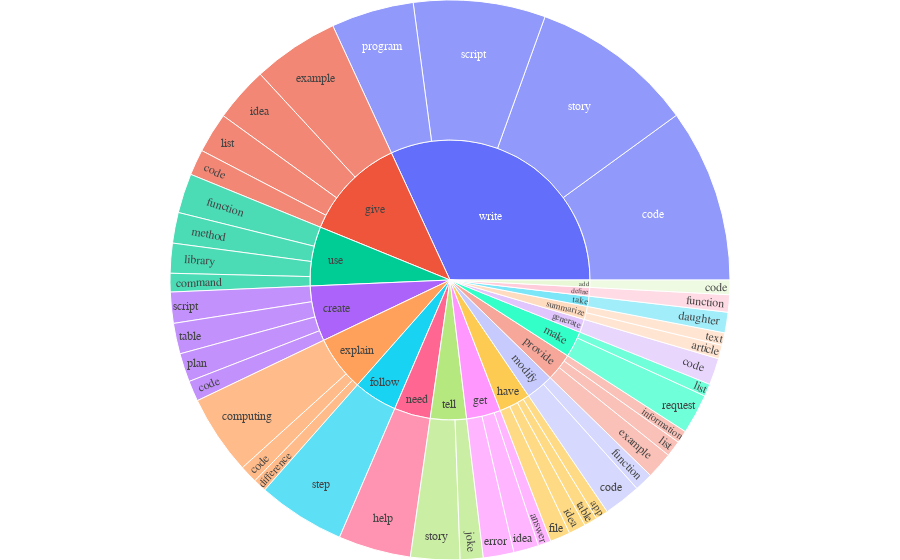

The code cell stored with this chart in its notebook:
### Code cell
import plotly.graph_objects as go
import plotly.express as px

# df["blank"] = "ROOT"
# df = phrases.groupby(["verb", "noun"]).size().sort_values(ascending=False).head(5).reset_index().rename(columns={0: "count"})

df = df[df["count"] > 30]
fig = px.sunburst(df, path=['verb', 'noun'], values='count')
# fig.update_layout(uniformtext=dict(minsize=10, mode='hide'))
fig.update_layout(
    margin=dict(l=0, r=0, t=0, b=0),
    font_family="Times New Roman",
)
fig.show()
# fig.write_html("output/verb_noun.html")
# fig.savefig("output/verb_noun.pdf")

### Figure 1 — Plotly figure (JSON) as saved in the notebook; plotly's stock layout.template omitted (floating-point values rounded to 4 significant figures)
{"data": [{"branchvalues": "total", "domain": {"x": [0, 1], "y": [0, 1]}, "hovertemplate": "labels=%{label}<br>count=%{value}<br>parent=%{parent}<br>id=%{id}<extra></extra>", "ids": ["get/answer", "have/app", "summarize/article", "add/code", "create/code", "explain/code", "generate/code", "give/code", "modify/code", "write/code", "use/command", "explain/computing", "take/daughter", "explain/difference", "get/error", "give/example", "provide/example", "have/file", "define/function", "modify/function", "use/function", "need/help", "get/idea", "give/idea", "have/idea", "provide/information", "tell/joke", "use/library", "give/list", "make/list", "provide/list", "use/method", "create/plan", "write/program", "make/request", "create/script", "write/script", "follow/step", "tell/story", "write/story", "create/table", "have/table", "summarize/text", "add", "create", "define", "explain", "follow", "generate", "get", "give", "have", "make", "modify", "need", "provide", "summarize", "take", "tell", "use", "write"], "labels": ["answer", "app", "article", "code", "code", "code", "code", "code", "code", "code", "command", "computing", "daughter", "difference", "error", "example", "example", "file", "function", "function", "function", "help", "idea", "idea", "idea", "information", "joke", "library", "list", "list", "list", "method", "plan", "program", "request", "script", "script", "step", "story", "story", "table", "table", "text", "add", "create", "define", "explain", "follow", "generate", "get", "give", "have", "make", "modify", "need", "provide", "summarize", "take", "tell", "use", "write"], "name": "", "parents": ["get", "have", "summarize", "add", "create", "explain", "generate", "give", "modify", "write", "use", "explain", "take", "explain", "get", "give", "provide", "have", "define", "modify", "use", "need", "get", "give", "have", "provide", "tell", "use", "give", "make", "provide", "use", "create", "write", "make", "create", "write", "follow", "tell", "write", "create", "have", "summarize", "", "", "", "", "", "", "", "", "", "", "", "", "", "", "", "", "", ""], "type": "sunburst", "values": [32, 31, 34, 36, 51, 44, 66, 64, 92, 430, 46, 198, 51, 33, 76, 214, 66, 50, 43, 46, 98, 180, 62, 136, 42, 31, 57, 74, 100, 31, 40, 76, 71, 205, 99, 77, 327, 217, 122, 407, 76, 33, 31, 36, 275, 43, 275, 217, 66, 170, 514, 156, 130, 138, 180, 137, 65, 51, 179, 294, 1369]}], "layout": {"font": {"family": "Times New Roman"}, "legend": {"tracegroupgap": 0}, "margin": {"b": 0, "l": 0, "r": 0, "t": 0}}}
